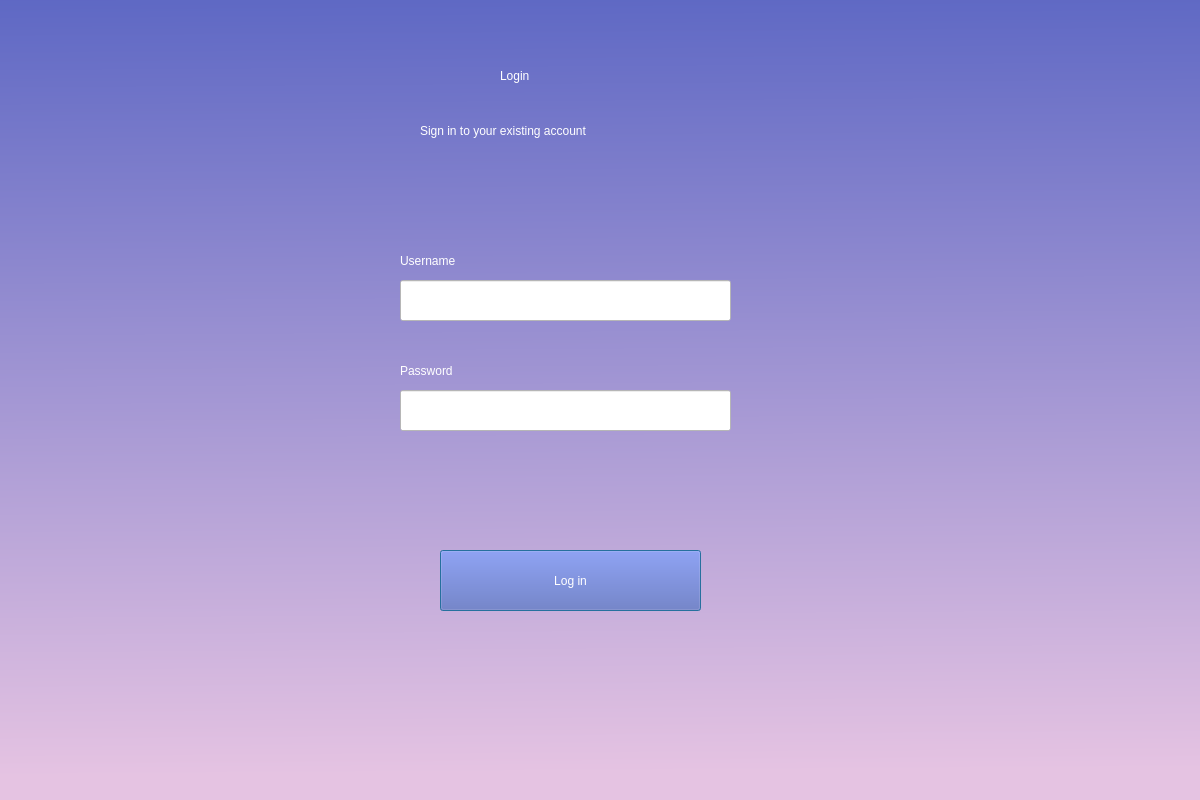
<?xml version="1.0" encoding="UTF-8"?>
<ui version="4.0">
 <class>Dialog</class>
 <widget class="QDialog" name="Dialog">
  <property name="geometry">
   <rect>
    <x>0</x>
    <y>0</y>
    <width>1200</width>
    <height>800</height>
   </rect>
  </property>
  <property name="windowTitle">
   <string>Dialog</string>
  </property>
  <widget class="QWidget" name="widget" native="true">
   <property name="geometry">
    <rect>
     <x>-80</x>
     <y>-60</y>
     <width>1301</width>
     <height>881</height>
    </rect>
   </property>
   <property name="styleSheet">
    <string notr="true">background-color: qlineargradient(spread:pad, x1:0.59, y1:0, x2:0.602273, y2:1, stop:0 rgba(85, 98, 194, 255), stop:0.943182 rgba(229, 195, 226, 255));</string>
   </property>
   <widget class="QPushButton" name="login_btn">
    <property name="geometry">
     <rect>
      <x>520</x>
      <y>610</y>
      <width>261</width>
      <height>61</height>
     </rect>
    </property>
    <property name="styleSheet">
     <string notr="true">background-color: rgb(92, 102, 186);
font: 14pt &quot;MS Shell Dlg 2&quot;;
border-color: rgb(51, 58, 51);
color: rgb(255, 255, 255);</string>
    </property>
    <property name="text">
     <string>Log in</string>
    </property>
   </widget>
   <widget class="QLabel" name="label">
    <property name="geometry">
     <rect>
      <x>580</x>
      <y>90</y>
      <width>151</width>
      <height>91</height>
     </rect>
    </property>
    <property name="styleSheet">
     <string notr="true">font: 40pt &quot;MS Shell Dlg 2&quot;;
setStyleSheet:(&quot;background-color: rgba(0,0,0,0)&quot;);
color: rgb(255, 255, 255);
background-color: qlineargradient(spread:pad, x1:0.205, y1:0, x2:0.312, y2:1, stop:0 rgba(100, 241, 255, 0), stop:1 rgba(245, 221, 221, 0));
</string>
    </property>
    <property name="text">
     <string>Login</string>
    </property>
   </widget>
   <widget class="QLabel" name="label_2">
    <property name="geometry">
     <rect>
      <x>500</x>
      <y>160</y>
      <width>301</width>
      <height>61</height>
     </rect>
    </property>
    <property name="styleSheet">
     <string notr="true">font: 15pt &quot;MS Shell Dlg 2&quot;;
setStyleSheet:(&quot;background-color: rgba(0,0,0,0)&quot;);
color: rgb(255, 255, 255);
background-color: qlineargradient(spread:pad, x1:0.205, y1:0, x2:0.312, y2:1, stop:0 rgba(100, 241, 255, 0), stop:1 rgba(245, 221, 221, 0));
</string>
    </property>
    <property name="text">
     <string>Sign in to your existing account</string>
    </property>
   </widget>
   <widget class="QLineEdit" name="usernamefield">
    <property name="geometry">
     <rect>
      <x>480</x>
      <y>340</y>
      <width>331</width>
      <height>41</height>
     </rect>
    </property>
    <property name="styleSheet">
     <string notr="true">background-color: rgb(255, 255, 255);
font: 10pt &quot;MS Shell Dlg 2&quot;;</string>
    </property>
   </widget>
   <widget class="QLineEdit" name="passwordfield">
    <property name="geometry">
     <rect>
      <x>480</x>
      <y>450</y>
      <width>331</width>
      <height>41</height>
     </rect>
    </property>
    <property name="styleSheet">
     <string notr="true">background-color: rgb(255, 255, 255);
font: 10pt &quot;MS Shell Dlg 2&quot;;</string>
    </property>
   </widget>
   <widget class="QLabel" name="label_3">
    <property name="geometry">
     <rect>
      <x>480</x>
      <y>290</y>
      <width>301</width>
      <height>61</height>
     </rect>
    </property>
    <property name="styleSheet">
     <string notr="true">font: 15pt &quot;MS Shell Dlg 2&quot;;
setStyleSheet:(&quot;background-color: rgba(0,0,0,0)&quot;);
color: rgb(255, 255, 255);
background-color: qlineargradient(spread:pad, x1:0.205, y1:0, x2:0.312, y2:1, stop:0 rgba(100, 241, 255, 0), stop:1 rgba(245, 221, 221, 0));
</string>
    </property>
    <property name="text">
     <string>Username</string>
    </property>
   </widget>
   <widget class="QLabel" name="label_4">
    <property name="geometry">
     <rect>
      <x>480</x>
      <y>400</y>
      <width>301</width>
      <height>61</height>
     </rect>
    </property>
    <property name="styleSheet">
     <string notr="true">font: 15pt &quot;MS Shell Dlg 2&quot;;
setStyleSheet:(&quot;background-color: rgba(0,0,0,0)&quot;);
color: rgb(255, 255, 255);
background-color: qlineargradient(spread:pad, x1:0.205, y1:0, x2:0.312, y2:1, stop:0 rgba(100, 241, 255, 0), stop:1 rgba(245, 221, 221, 0));
</string>
    </property>
    <property name="text">
     <string>Password</string>
    </property>
   </widget>
   <widget class="QLabel" name="wrong_label">
    <property name="geometry">
     <rect>
      <x>540</x>
      <y>500</y>
      <width>221</width>
      <height>61</height>
     </rect>
    </property>
    <property name="styleSheet">
     <string notr="true">font: 12pt &quot;MS Shell Dlg 2&quot;;
setStyleSheet:(&quot;background-color: rgba(0,0,0,0)&quot;);
color: rgb(255, 0, 0);
background-color: qlineargradient(spread:pad, x1:0.205, y1:0, x2:0.312, y2:1, stop:0 rgba(100, 241, 255, 0), stop:1 rgba(245, 221, 221, 0));
</string>
    </property>
    <property name="text">
     <string/>
    </property>
   </widget>
  </widget>
 </widget>
 <resources/>
 <connections/>
</ui>
